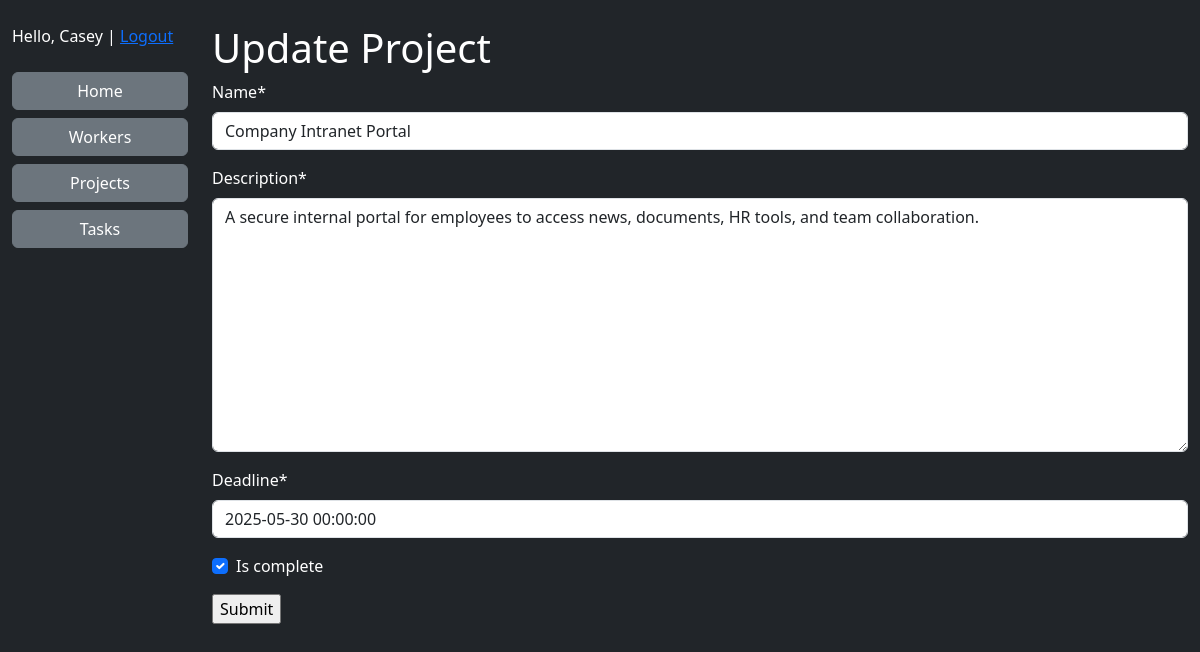
/projects/10/update/ (signed in), run on the app's committed database.
### manager/models.py (models this page shows, shortened)
class Worker(AbstractUser):
    position = models.ForeignKey(Position, on_delete=models.PROTECT, null=True, blank=True)
    class Meta:
        ordering = ('username',)

class Project(models.Model):
    name = models.CharField(max_length=100)
    description = models.TextField()
    deadline = models.DateTimeField()
    is_complete = models.BooleanField(default=False)
    class Meta:
        ordering = ('deadline',)

### manager/views.py (the view)
# urls.py: path("projects/<int:pk>/update/", ProjectFormView.as_view(), name="project-update"),
class ProjectFormView(LoginRequiredMixin, CreateView, UpdateView):
    model = Project
    form_class = ProjectForm
    success_url = reverse_lazy("manager:projects")
    template_name = "manager/project_form.html"
    def get_object(self, queryset=None):
        pk = self.kwargs.get("pk")
        if pk:
            return Project.objects.get(pk=pk)
        return None

### manager/forms.py
class ProjectForm(DeadlineValidationForm):
    class Meta:
        model = Project
        fields = "__all__"

### templates/manager/project_form.html (shortened to what this page needs)
{% extends "base.html" %}
{% load crispy_forms_filters %}
{% block content %}
  <h1> {{ object|yesno:"Update,Create" }} Project </h1>
  <form action="" method="post" novalidate>
    {{ form|crispy }}
    <input type="submit" value="Submit">
  </form>
{% endblock %}

### templates/includes/sidebar.html
{% if user.is_authenticated %}
  <p>Hello, {{ user.first_name }} | <a href="{% url 'manager:login' %}">Logout</a></p>
{% else %}
  <a href="{% url 'manager:login' %}">Login</a>
{% endif %}
<a href="{% url 'manager:index' %}" class="btn btn-secondary">Home</a>
<a href="{% url 'manager:workers' %}" class="btn btn-secondary">Workers</a>
<a href="{% url 'manager:projects' %}" class="btn btn-secondary">Projects</a>
<a href="{% url 'manager:tasks' %}" class="btn btn-secondary">Tasks</a>

### data on the page
Worker: first_name "Casey"
Project: name "Company Intranet Portal", description "A secure internal portal for employees to access news, documents, HR tools, and team collaboration.", deadline "2025-05-30 00:00:00", is_complete "☑"

### other printed values
{{ object|yesno:"Update,Create" }} "Update"
